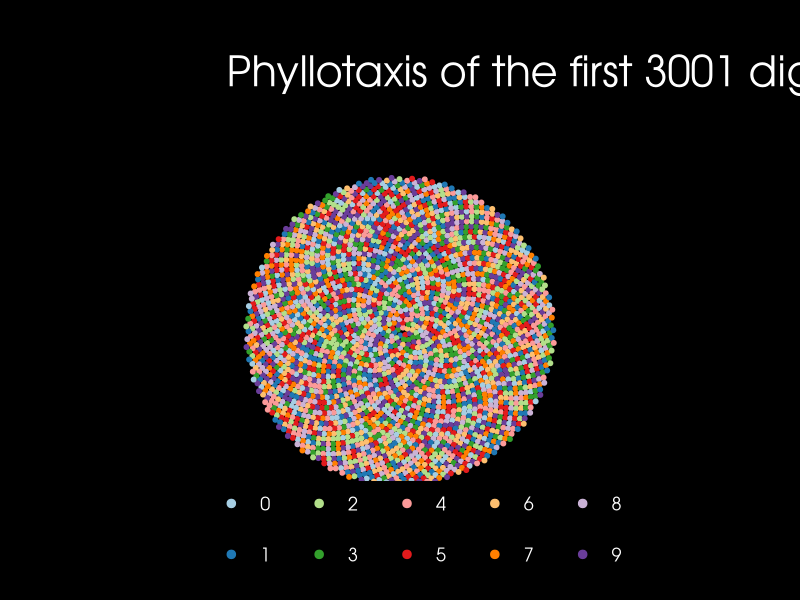

Write the R code that produced this figure.
# pi_phyllotaxis.R
# 2017-03-22 by Marcoscan http://www.marcoscan.com
# generates a phyllotactic pattern on a disk, with colors based on pi digits
# reference "The Algorithmic Beauty of Plants" - "Chapter 4"
# http://algorithmicbotany.org/papers/
# http://www.mathrecreation.com/2015/08/simple-fun-with-r.html
# http://www.mathrecreation.com/2008/09/phyllotaxis-spirals.html

library(ggplot2)
library("RColorBrewer")

theme_new <- function(base_size = 10){
  theme_void(base_size = base_size) +
    theme(aspect.ratio=1,
          panel.background = element_rect(fill = "black", colour = "black"),
          plot.background = element_rect(fill = "black", colour = "black"),
          plot.margin = unit(c(0, -30, 1, -30), "cm"),
          plot.title = element_text(family="AvantGarde", colour = "white", size = 30, margin = margin(40, 0, 0, 0)),
          plot.subtitle = element_text(family="AvantGarde", colour = "#969696", size = 20,# face = "italic",
                                       margin = margin(15, 0, 10, 0)),
          legend.background =  element_rect(fill = "black", colour = NA),
          legend.direction = 'horizontal',
          legend.position = 'bottom',
          legend.box.margin = unit(c(-0.8, 0, -0.4, 0), "cm"),
          legend.key.size = unit(2.2, 'lines'),
          legend.text = element_text(family="AvantGarde", colour = "white", size = 13))
}

pidigits <- scan("pi_3001.csv", sep=",")
golden_angle <- (3 - sqrt(5))*pi
digits_seq <- 1:length(pidigits)
digits_num <- length(digits_seq)
c <- 1
x <- rep(0,digits_num)
y <- rep(0,digits_num)
for (n in 1:digits_num) {
  r=c*sqrt(n)
  theta=golden_angle*(n)
  x[n] <- r*cos(theta)
  y[n] <- r*sin(theta)
}

df <- data.frame(x,y,pidigits,digits_seq)

index <- 0:9
color_codes <- c("0" ="#A6CEE3", "1" = "#1F78B4", "2" = "#B2DF8A", "3" = "#33A02C", "4" = "#FB9A99",
                 "5" = "#E31A1C", "6" = "#FDBF6F", "7" = "#FF7F00", "8" = "#CAB2D6", "9" = "#6A3D9A")

df$pidigits <- factor(df$pidigits)
  
plot.title = 'Phyllotaxis of the first 3001 digits of π'
plot.subtitle = ''
  
p <- ggplot(df, aes(x, y)) + theme_new() +
  geom_point(size = 2.2, shape = 20, aes(color = pidigits)) + coord_fixed(ratio=1) +
  scale_color_manual(values = color_codes, drop=FALSE,
                     labels = c("0    ", "1    ", "2    ", "3    ", "4    ",
                                "5    ","6    ", "7    ", "8    ", "9    "))  +
  scale_x_continuous(limits = c(-56, 56)) + scale_y_continuous(limits = c(-56, 56)) + 
  guides(colour = guide_legend(override.aes = list(size=4))) +
  labs(title = plot.title,subtitle = plot.subtitle)

ggsave(filename=paste("phyllotaxis_pi.png", sep=""), plot=p, dpi = 72, width = 9.4, height = 9.4)

